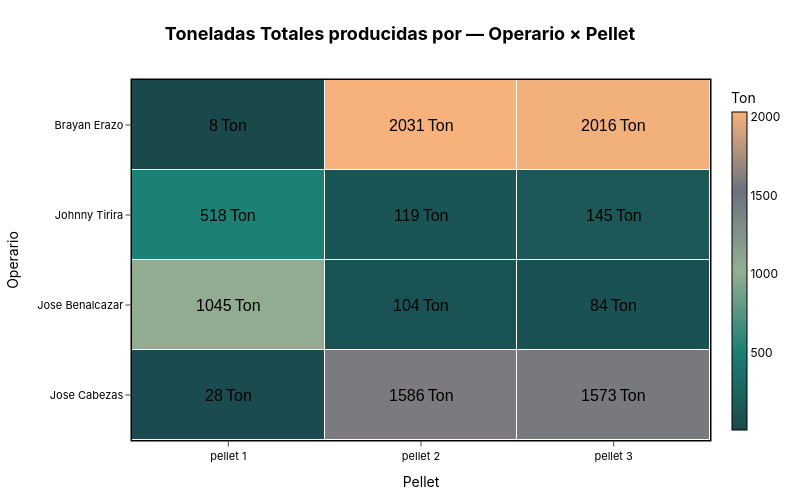

Notebook code cell kept with this figure:
### Code cell
fig = plot_heatmap(
    df=prod_pel_group,
    # Ejes
    x_col="pellet",
    y_col="operators",
    # Métrica Principal (Color + Centro)
    value_col="quantity_tm",
    aggfunc="sum",
    value_unit="Ton",
    decimals_value=0,

    secondary_col= 'quantity_tm',
    secondary_aggfunc= "mean",
    # Estética
    colorscale=corporate_colorway,
    center_font_size=16,
    secondary_font_size=10,
    show_secondary_labels=False,
    title="Toneladas Totales producidas por — Operario × Pellet",
    transparent_bg=True,
     x_title="Pellet",
    y_title='Operario'
)
fig.show()
s3.save_plotly_html(fig, "pellet_heatmap_ton_pel_op.html")

### Figure 1 — Plotly figure (JSON) as saved in the notebook; plotly's stock layout.template omitted (floating-point values rounded to 4 significant figures)
{"data": [{"colorbar": {"outlinecolor": "black", "outlinewidth": 1, "thickness": 15, "tickfont": {"color": "black"}, "title": {"font": {"color": "black"}, "text": "Ton"}}, "colorscale": [[0, "#1A494C"], [0.25, "#1C8074"], [0.5, "#94AF92"], [0.75, "#6B7280"], [1, "#F6B27A"]], "customdata": [[8, 14.3, 13.62], [9.962, 11.9, 16.11], [10.45, 13, 16.8], [7, 13.67, 11.92]], "hovertemplate": "<b>Pellet:</b> %{x}<br><b>Operario:</b> %{y}<br><b>quantity_tm:</b> %{text}<br><b>quantity_tm:</b> %{customdata:.1f}<extra></extra>", "text": [["8 Ton", "2031 Ton", "2016 Ton"], ["518 Ton", "119 Ton", "145 Ton"], ["1045 Ton", "104 Ton", "84 Ton"], ["28 Ton", "1586 Ton", "1573 Ton"]], "type": "heatmap", "x": ["pellet 1", "pellet 2", "pellet 3"], "xgap": 1, "y": ["Brayan Erazo", "Johnny Tirira", "Jose Benalcazar", "Jose Cabezas"], "ygap": 1, "z": [[8, 2031, 2016], [518, 119, 145], [1045, 104, 84], [28, 1586, 1573]], "zmax": 2031, "zmin": 8}], "layout": {"annotations": [{"font": {"color": "black", "family": "Arial", "size": 16}, "showarrow": false, "text": "8 Ton", "x": "pellet 1", "y": "Brayan Erazo"}, {"font": {"color": "black", "family": "Arial", "size": 16}, "showarrow": false, "text": "2031 Ton", "x": "pellet 2", "y": "Brayan Erazo"}, {"font": {"color": "black", "family": "Arial", "size": 16}, "showarrow": false, "text": "2016 Ton", "x": "pellet 3", "y": "Brayan Erazo"}, {"font": {"color": "black", "family": "Arial", "size": 16}, "showarrow": false, "text": "518 Ton", "x": "pellet 1", "y": "Johnny Tirira"}, {"font": {"color": "black", "family": "Arial", "size": 16}, "showarrow": false, "text": "119 Ton", "x": "pellet 2", "y": "Johnny Tirira"}, {"font": {"color": "black", "family": "Arial", "size": 16}, "showarrow": false, "text": "145 Ton", "x": "pellet 3", "y": "Johnny Tirira"}, {"font": {"color": "black", "family": "Arial", "size": 16}, "showarrow": false, "text": "1045 Ton", "x": "pellet 1", "y": "Jose Benalcazar"}, {"font": {"color": "black", "family": "Arial", "size": 16}, "showarrow": false, "text": "104 Ton", "x": "pellet 2", "y": "Jose Benalcazar"}, {"font": {"color": "black", "family": "Arial", "size": 16}, "showarrow": false, "text": "84 Ton", "x": "pellet 3", "y": "Jose Benalcazar"}, {"font": {"color": "black", "family": "Arial", "size": 16}, "showarrow": false, "text": "28 Ton", "x": "pellet 1", "y": "Jose Cabezas"}, {"font": {"color": "black", "family": "Arial", "size": 16}, "showarrow": false, "text": "1586 Ton", "x": "pellet 2", "y": "Jose Cabezas"}, {"font": {"color": "black", "family": "Arial", "size": 16}, "showarrow": false, "text": "1573 Ton", "x": "pellet 3", "y": "Jose Cabezas"}], "font": {"color": "black", "family": "Inter, Arial, sans-serif"}, "height": 500, "margin": {"b": 60, "l": 60, "r": 60, "t": 80}, "paper_bgcolor": "rgba(0,0,0,0)", "plot_bgcolor": "rgba(0,0,0,0)", "title": {"font": {"color": "black", "size": 18}, "text": "<b>Toneladas Totales producidas por — Operario × Pellet<b>", "x": 0.5}, "width": 800, "xaxis": {"gridcolor": "rgba(0,0,0,0)", "linecolor": "black", "linewidth": 1.5, "mirror": true, "showline": true, "side": "bottom", "tickfont": {"color": "black", "size": 11}, "ticklen": 5, "ticks": "outside", "title": {"text": "Pellet"}}, "yaxis": {"autorange": "reversed", "gridcolor": "rgba(0,0,0,0)", "linecolor": "black", "linewidth": 1.5, "mirror": true, "showline": true, "tickfont": {"color": "black", "size": 11}, "ticklen": 5, "ticks": "outside", "title": {"text": "Operario"}}}}
